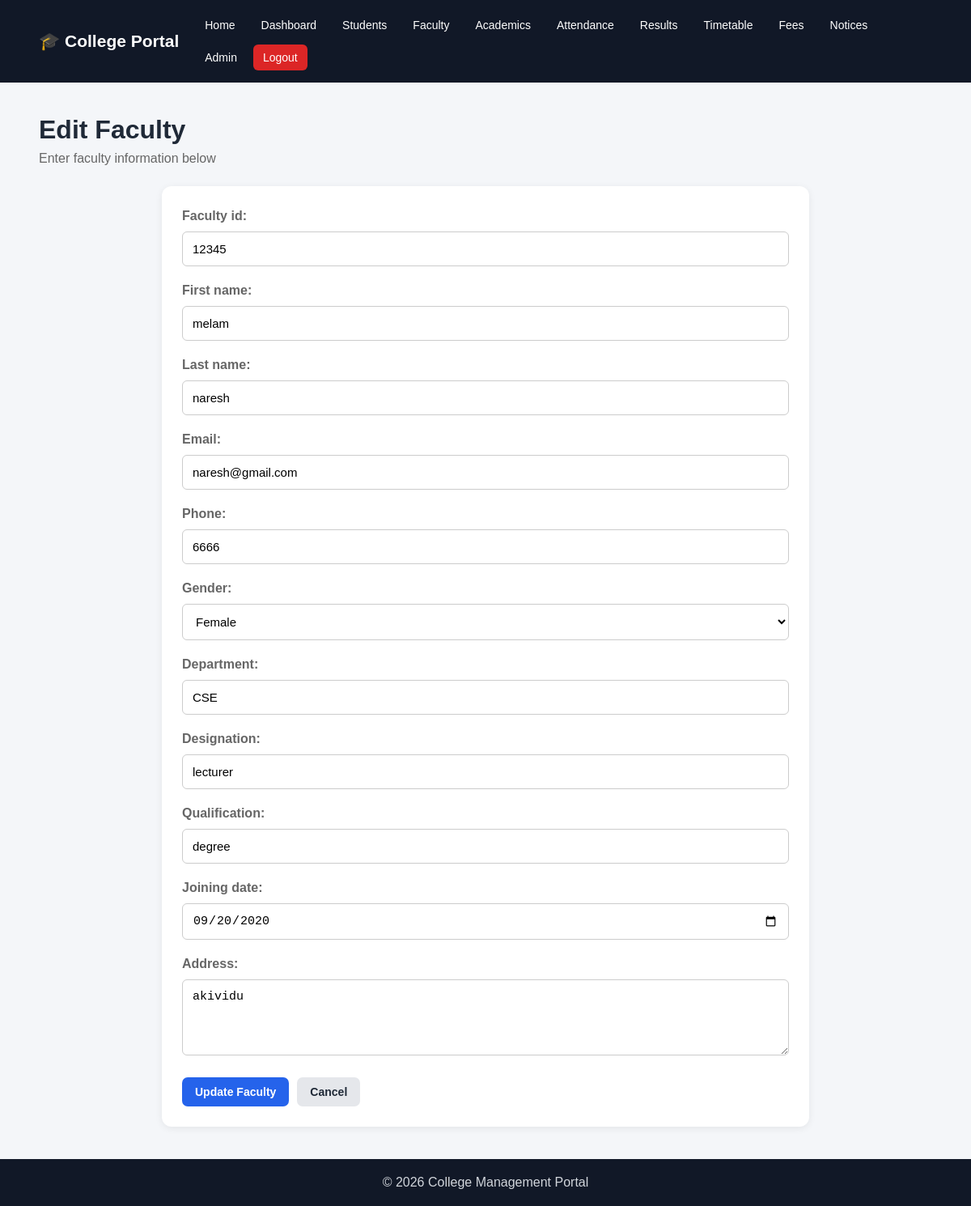
Screenshot of /faculty/1/edit/ (signed in) with the database file from the repository.
### faculty/models.py (models this page shows, shortened)
class Faculty(models.Model):
    GENDER_CHOICES = [
        ('Male', 'Male'),
        ('Female', 'Female'),
        ('Other', 'Other'),
    ]
    faculty_id = models.CharField(
        max_length=20,
        unique=True
    )
    first_name = models.CharField(
        max_length=100
    )
    last_name = models.CharField(
        max_length=100
    )
    email = models.EmailField(
        unique=True
    )
    phone = models.CharField(
        max_length=15
    )
    gender = models.CharField(
        max_length=10,
        choices=GENDER_CHOICES
    )
    department = models.CharField(
        max_length=100
    )
    designation = models.CharField(
        max_length=100
    )
    qualification = models.CharField(
        max_length=200
    )
    joining_date = models.DateField()
    address = models.TextField()
    created_at = models.DateTimeField(
        auto_now_add=True
    )

### faculty/views.py (the view)
@login_required
def faculty_update(request, pk):
    faculty = get_object_or_404(
        Faculty,
        pk=pk
    )
    if request.method == 'POST':
        form = FacultyForm(
            request.POST,
            instance=faculty
        )
        if form.is_valid():
            form.save()
            return redirect('faculty_list')
    else:
        form = FacultyForm(
            instance=faculty
        )
    return render(
        request,
        'faculty/faculty_form.html',
        {
            'form': form,
            'faculty': faculty
        }
    )

### faculty/forms.py
class FacultyForm(forms.ModelForm):
    class Meta:
        model = Faculty
        fields = [
            'faculty_id',
            'first_name',
            'last_name',
            'email',
            'phone',
            'gender',
            'department',
            'designation',
            'qualification',
            'joining_date',
            'address',
        ]
        widgets = {
            'joining_date': forms.DateInput(
                attrs={'type': 'date'}
            ),
            'address': forms.Textarea(
                attrs={'rows': 4}
            ),
        }

### templates/faculty/faculty_form.html (shortened to what this page needs)
{% extends 'base.html' %}
{% block content %}
<div class="page-header">
    <div>
        <h1>
            {% if faculty %}
            Edit Faculty
            {% else %}
            Add Faculty
            {% endif %}
        </h1>
        <p>
            Enter faculty information below
        </p>
    </div>
</div>
<div class="card form-card">
    <form method="POST">
        {{ form.as_p }}
        <div class="form-buttons">
            <button
                type="submit"
                class="btn-primary">
                {% if faculty %}
                Update Faculty
                {% else %}
                Add Faculty
                {% endif %}
            </button>
            <a
                href="{% url 'faculty_list' %}"
                class="btn-secondary">
                Cancel
            </a>
        </div>
    </form>
</div>
{% endblock %}

### static/css/style.css (style rules this page uses)
* { margin: 0; padding: 0; box-sizing: border-box; }
body { font-family: Arial, sans-serif; background: #f5f7fb; color: #222; }
.card { background: white; padding: 25px; border-radius: 12px; box-shadow: 0 3px 15px rgba(0, 0, 0, 0.08); }
.card p { color: #666; line-height: 1.5; }
.page-header { display: flex; justify-content: space-between; align-items: center; margin: 40px 0 25px; }
.page-header h1 { font-size: 32px; margin-bottom: 8px; }
.page-header p { color: #666; }
.form-card { max-width: 800px; margin: 0 auto; }
.form-card form p { margin-bottom: 18px; }
.form-card label { display: block; font-weight: bold; margin-bottom: 7px; }
.form-card input, .form-card select, .form-card textarea { width: 100%; padding: 12px; border: 1px solid #ccc; border-radius: 6px; font-size: 15px; }
.form-buttons { margin-top: 25px; display: flex; gap: 10px; flex-wrap: wrap; }
.btn-primary, .btn-secondary, .btn-danger { display: inline-block; padding: 11px 20px; border-radius: 6px; text-decoration: none; border: none; cursor: pointer; font-size: 15px; font-weight: bold; }
.btn-primary { background: #2563eb; color: white; }
.btn-secondary { background: #64748b; color: white; }
* { box-sizing: border-box; }
body { margin: 0; font-family: Arial, Helvetica, sans-serif; background: #f4f6f9; color: #1f2937; }
a { text-decoration: none; }
.card { background: white; border-radius: 12px; padding: 25px; margin-bottom: 25px; box-shadow: 0 2px 10px rgba(0, 0, 0, 0.07); }
.btn-primary, .btn-secondary, .btn-danger { display: inline-block; border: none; padding: 10px 16px; border-radius: 7px; cursor: pointer; font-size: 14px; font-weight: 600; }
.btn-secondary { background: #e5e7eb; color: #1f2937; }
input, select, textarea { width: 100%; padding: 11px 12px; border: 1px solid #d1d5db; border-radius: 7px; font-size: 14px; background: white; }
.form-buttons { display: flex; gap: 10px; margin-top: 20px; }

### rows the page displays
Faculty: faculty_id "12345", first_name "melam", last_name "naresh", email "naresh@gmail.com", phone "6666", gender "Female", department "CSE", designation "lecturer", qualification "degree", joining_date "09/20/2020", address "akividu"
